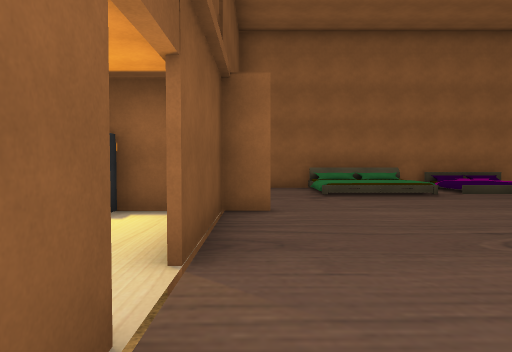
[1] (above)

14 first-person views from a walk through a scene from a Unity 3-D project. The camera is 1.4 m above the floor, tilts 2° down and sees 70° across. The floor is counted in squares, 2 m on a side. Each view is taken from the middle of a square. On the plan, view 1 faces up. The plan holds only what a view shows up to about 11 squares ahead; the rest is blank. The place goes on beyond the plan. The player is left out. Some animated figures are not drawn. Door leaves are left out, so doorways stand open. Some surface patterns are stand-ins.

[2]
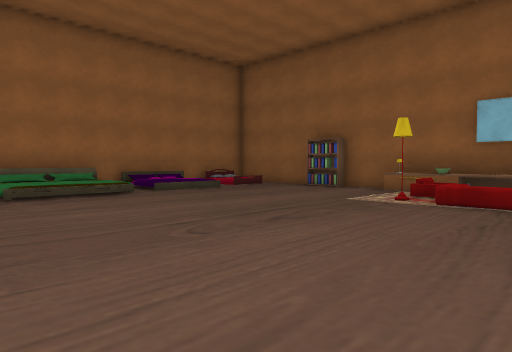

[3]
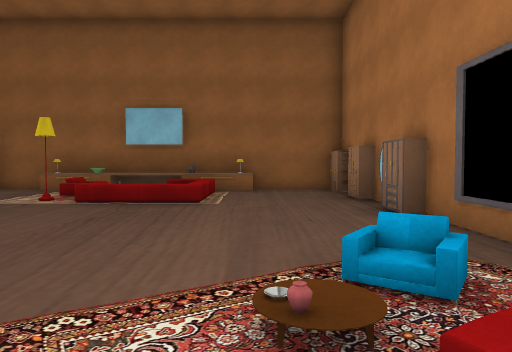

[4]
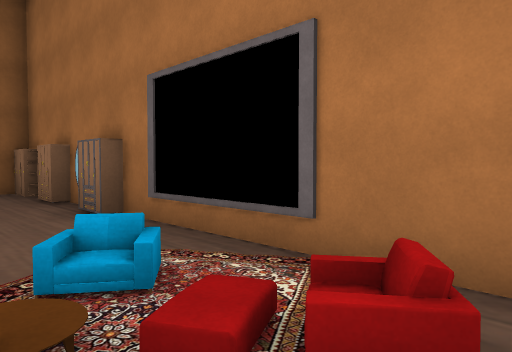

[5]
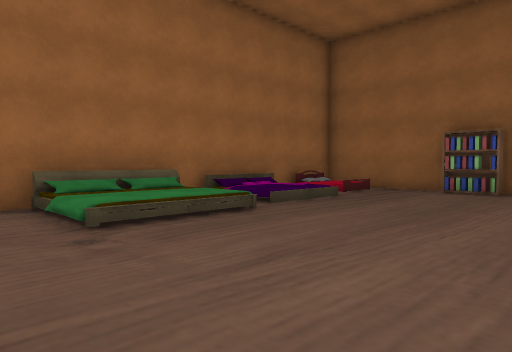

[6]
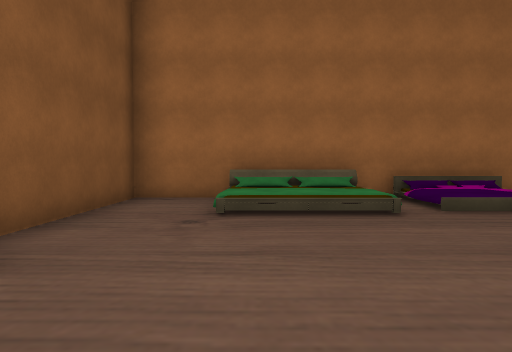

[7]
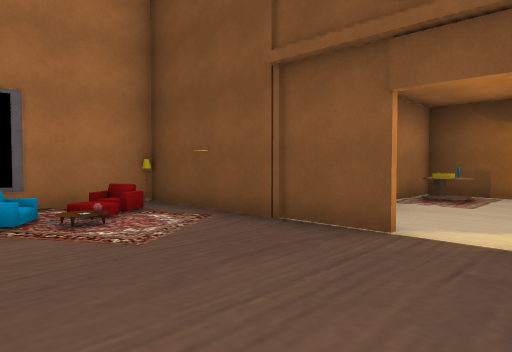

[8]
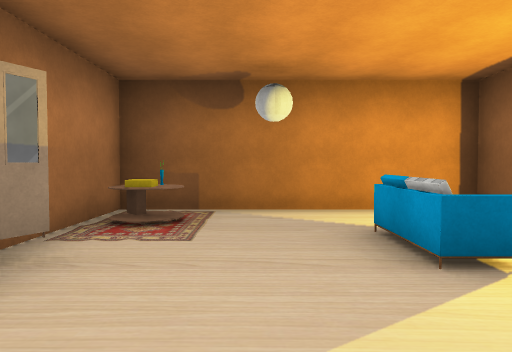

[9]
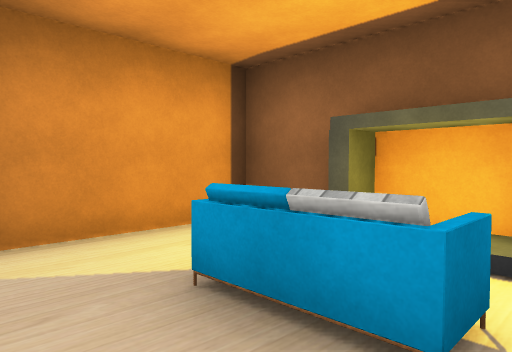

[10]
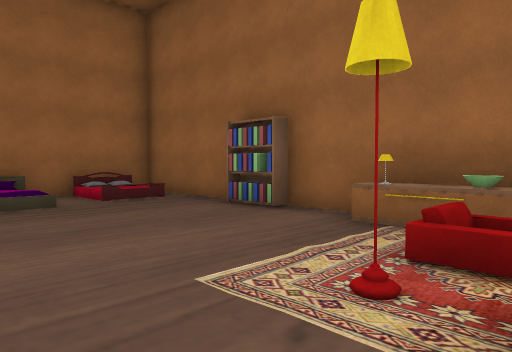

[11]
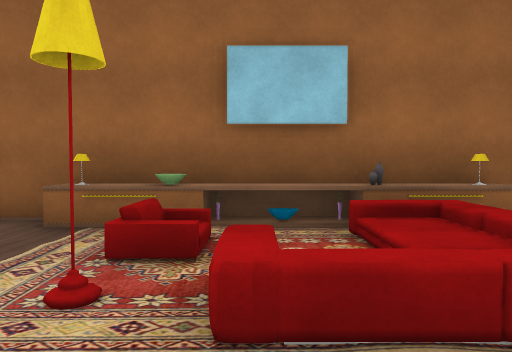

[12]
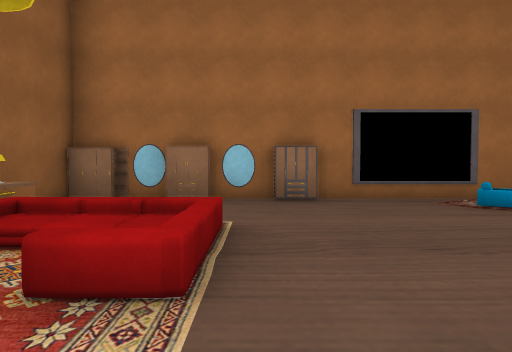

[13]
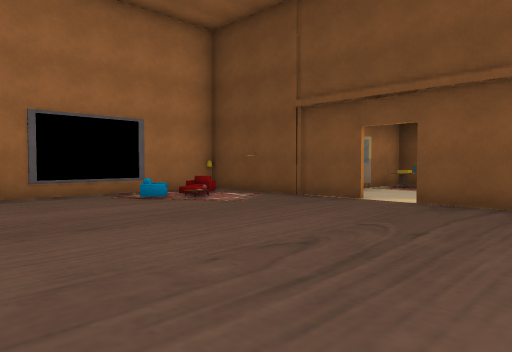

[14]
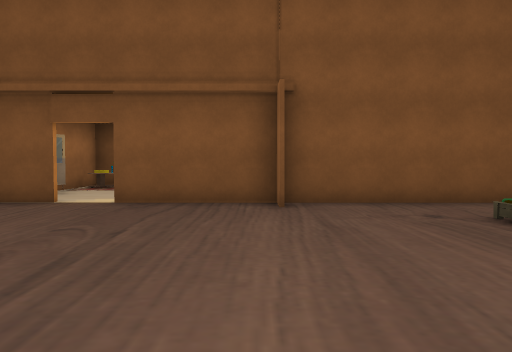

### Floor plan
Key: @ floor where view 1 was taken; # wall or solid block; x gap in a wall; . main floor; : floor 0.25 m higher than the main floor; + floor 0.5 m higher than the main floor; * floor 0.75 m higher than the main floor; / step, stairs or slope; D open door; = window, fence, low wall or low ledge; ^ raised ledge; B bed; F fireplace; S sofa; C chair; T table; A vase; I cabinet; R rug; O other object.
Columns run from 6 left of view 1 to 10 right of it. Each row starts with its distance up from view 1.
 11      #######^#
 10      #..// B///B
  9      #..B///+/ /#
  8      #..///.....#
  7      #..........#
  6  # ^ #..........#
  5 #.#:F##.........#
  4 #....#.........O#
  3 #..S.#.......####
  2 #O...D.......SC##
  1 #TR..#.......  ##
  0 ####O#@......*=##
 -1      #.TA......O#
 -2      #xCC.......#
 -3      #O....I.I.I#
 -4      ##########

Where each view was taken, in squares from view 1:
view 1: 0 up, 0 right, facing up
view 2: 0 up, 0 right, facing up-right
view 3: 1 down, 0 right, facing right
view 4: 1 down, 0 right, facing down-right
view 5: 4 up, 0 right, facing up-right
view 6: 3 up, 2 right, facing up
view 7: 3 up, 3 right, facing down-left
view 8: 2 up, 0 right, facing left
view 9: 2 up, 2 left, facing up-left
view 10: 2 up, 5 right, facing up-right
view 11: 2 up, 5 right, facing right
view 12: 4 up, 6 right, facing down
view 13: 5 up, 6 right, facing down-left
view 14: 5 up, 6 right, facing left
